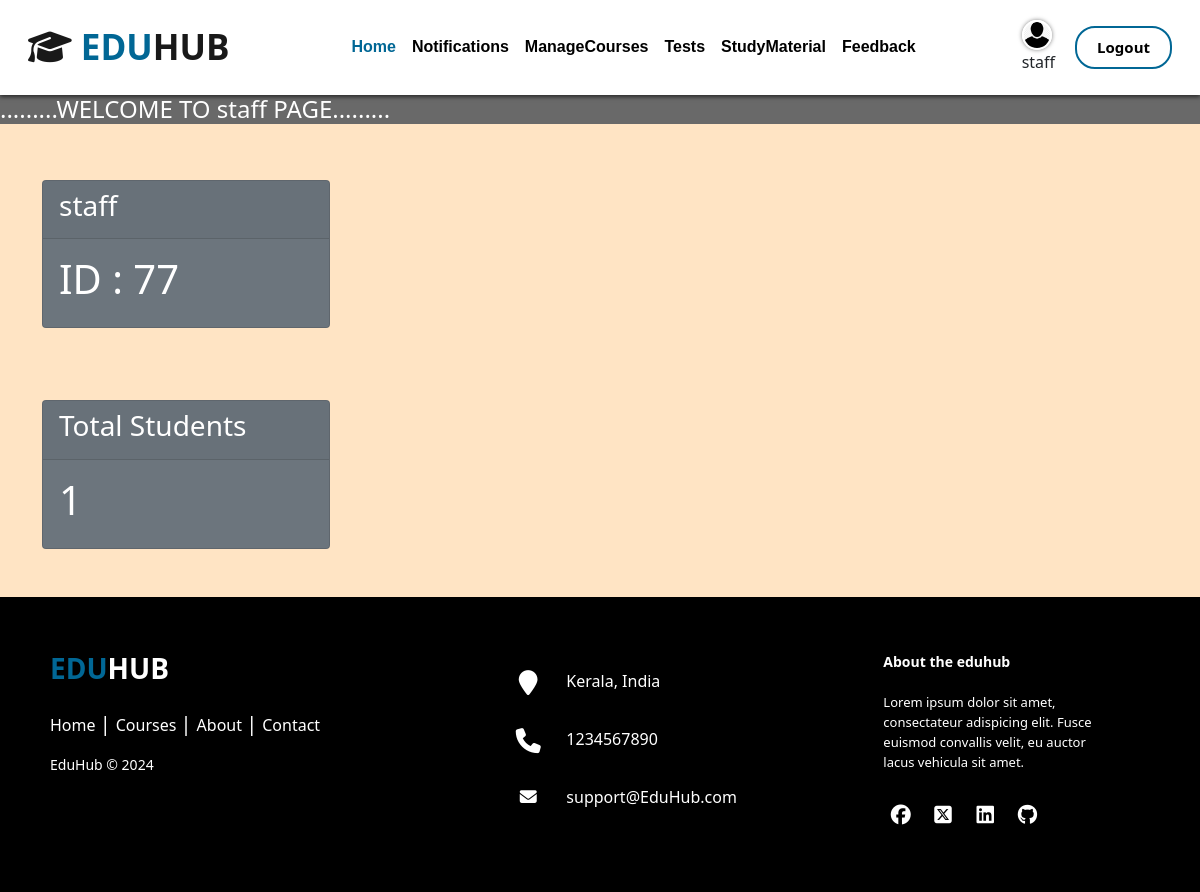
The page /staff/staff_dashboard/ (signed in) on the database its author committed.
### account/models.py (models this page shows)
class CustomUser(AbstractUser):
    is_staff = models.BooleanField(default=False)
    is_student = models.BooleanField(default=False)
    profile_image = models.ImageField(upload_to='profile_images/', blank=True, null=True)

### staff/views.py (the view)
# urls.py: path('staff_dashboard/', staff_dashboard, name='staff_dashboard'),
@login_required
def staff_dashboard(request):
    total_students = Student.objects.count()
    staff_profile = Staff.objects.get(user=request.user)
    profile_image = staff_profile.profile_image.url if staff_profile.profile_image else None
    return render(request, 'staff_templates/staff_dashboard.html', {'profile_image': profile_image,'total_students': total_students})

### templates/staff_templates/staff_dashboard.html (shortened to what this page needs)
{% extends 'base.html' %}
{% load static %}
{% block content %}
<body style="background-color: bisque;">
<h4 style="color: #fff;"><marquee behavior="alternate" direction="right" scrollamount="12" style="background-color: dimgray">.........WELCOME TO {{user.username}} PAGE.........</marquee></h4>
        <div class="container">
            <div class="row">
                <div class="col-md-6 mb-4">
                    <div class="card text-white bg-secondary mt-5 ml-2" style="max-width: 18rem;">
                        <div class="card-header"><h3>{{user.username}}</h3></div>
                        <div class="card-body">
                          <h1 class="card-title">ID : {{ user.id }}</h1>
                        </div>
                    </div>
                </div>
            </div>
        </div>
            <div class="container">
                <div class="row">
                    <div class="col-md-6 mb-4">
                        <div class="card text-white bg-secondary mt-5 ml-2" style="max-width: 18rem;">
                            <div class="card-header"><h3>Total Students</h3></div>
                            <div class="card-body">
                              <h1 class="card-title">{{ total_students }}</h1>
                            </div>
                        </div>
                    </div>
                </div>
            </div>
</body>
{% endblock %}

### templates/base.html (shortened to what this page needs)
<!DOCTYPE html>
<html lang="en">
    <head>
        <link
            href="https://cdn.jsdelivr.net/npm/bootstrap@5.0.2/dist/css/bootstrap.min.css"
            rel="stylesheet"
        />
        <link rel="stylesheet" href="https://cdnjs.cloudflare.com/ajax/libs/font-awesome/6.5.1/css/all.min.css">
        {% load static %}
        <link rel="stylesheet" href="{% static 'css/styless.css' %}">
    </head>
    <body>
      <div class="hero-section">
        <nav class="navbar navbar-expand-lg navbar-light p-3 w-100 sticky-top bg-white">
            <div class="container-fluid">
                <a class="navbar-brand" href="/"><i class="fa-solid fa-graduation-cap"></i><span> EDU</span>HUB</a>
                {% if user.is_authenticated %}
                {% if user.is_staff %}
                <div class="collapse navbar-collapse justify-content-lg-center" id="navbarSupportedContent">
                    <ul class="navbar-nav  mb-2 mb-lg-0">
                        <li class="nav-item">
                            <a class="nav-link active" aria-current="page" href="{% url 'staff_dashboard' %}" style="color:#016795;">Home</a>
                        </li>
                        <li class="nav-item">
                          <a class="nav-link" href="{% url 'notifications' %}">Notifications</a>
                      </li>
                        <li class="nav-item">
                          <a class="nav-link" href="{% url 'manage_courses' %}">ManageCourses</a>
                      </li>
                        <li class="nav-item">
                          <a class="nav-link" href="{% url 'question_list' %}">Tests</a>
                      </li>
                    <li class="nav-item">
                      <a class="nav-link" href="{% url 'upload_study_material' %}">StudyMaterial</a>
                  </li>
                  <li class="nav-item">
                    <a class="nav-link" href="{% url 'staff_feedback' %}">Feedback</a>
                </li>
                    </ul>
                  </div>
                  <div style="margin-right: 20px;">
                    {% if user.profile_image %}
                        <a href="{% url 'edit_staff_details' user_id=user.id %}">
                            <img src="{{ user.profile_image.url }}" alt="Profile Image" class="profile-image">
                        </a>
                    {% endif %}
                    <br>
                    <span>{{ user.username }}</span>
                </div>
                  {% endif %}
                  <a href="{% url 'logout' %}" class="btn btn-custom">Logout</a>
            {% endif %}
            </div>
        </nav>
    </div>
    {% block content %} {% endblock %}
    <footer class="footer-distributed mt-4">
      <div class="footer-left">
        <h3 style="font-weight: bold;"><span style="font-weight: bold;">EDU</span>HUB</h3>
        <p class="footer-links">
          <a href="{% url 'home' %}" class="link-1">Home</a>
          <a href="#courses">Courses</a>
          <a href="#about">About</a>
          <a href="#contact">Contact</a>
        </p>
        <p class="footer-company-name">EduHub © 2024</p>
      </div>
      <div class="footer-center">
        <div>
          <i class="fa fa-map-marker"></i>
          <p>Kerala, India</p>
        </div>
        <div>
          <i class="fa fa-phone"></i>
          <p>1234567890</p>
        </div>
        <div>
          <i class="fa fa-envelope"></i>
          <p><a href="#">support@EduHub.com</a></p>
        </div>
      </div>
      <div class="footer-right">
        <p class="footer-company-about">
          <span>About the eduhub</span>
          Lorem ipsum dolor sit amet, consectateur adispicing elit. Fusce euismod convallis velit, eu auctor lacus vehicula sit amet.
        </p>
        <div class="footer-icons">
          <a href="#"><i class="fa-brands fa-facebook"></i></a>
          <a href="#"><i class="fa-brands fa-square-x-twitter"></i></a>
          <a href="#"><i class="fa-brands fa-linkedin"></i></a>
          <a href="#"><i class="fa-brands fa-github"></i></a>
        </div>
      </div>
    </footer>
      </body>
      </html>
    </body>
</html>

### static/css/styless.css (style rules this page uses)
body { padding-top: 95px; }
.navbar { box-shadow: 0 2px 4px rgba(0, 0, 0, 0.6); }
.navbar-light .navbar-nav .nav-link { color: #000; font-size: 16px; line-height: 24px; font-family: "Poppins", sans-serif; }
.navbar-brand { color: #000; font-size: 35px; font-weight: bold; }
.navbar-brand span { color: #016795; font-size: 35px; font-weight: bold; }
.nav-item a { font-size: 20px; font-weight: bold; }
.sticky-top { position: fixed; top: 0; width: 100%; z-index: 1000; }
.btn-custom { color: black; font-size: 15px; font-weight: bold; line-height: 19px; border: 2px solid #016795; border-radius: 20px; padding: 10px 20px; }
.profile-image { width: 30px; height: 30px; border-radius: 50%; border: 2px solid #fff; box-shadow: 0 0 4px rgba(0, 0, 0, 0.5); }
.card { transition: transform 0.3s ease; }
.footer-distributed { background: #000; box-shadow: 0 1px 1px 0 rgba(0, 0, 0, 0.12); box-sizing: border-box; width: 100%; text-align: left; font: bold 16px; padding: 55px 50px; }
.footer-distributed .footer-left, .footer-distributed .footer-center, .footer-distributed .footer-right { display: inline-block; vertical-align: top; }
.footer-distributed .footer-left { width: 40%; }
.footer-distributed h3 { color: #ffffff; margin: 0; }
.footer-distributed h3 span { color: #016795; }
.footer-distributed .footer-links { color: #ffffff; margin: 20px 0 12px; padding: 0; }
.footer-distributed .footer-links a { display: inline-block; line-height: 1.8; font-weight: 400; text-decoration: none; color: inherit; }
.footer-distributed .footer-company-name { color: #fff; font-size: 14px; font-weight: normal; margin: 0; }
.footer-distributed .footer-center { width: 35%; }
.footer-distributed .footer-center i { background-color: #000; color: #ffffff; font-size: 25px; width: 38px; height: 38px; border-radius: 50%; text-align: center; line-height: 42px; margin: 10px 15px; vertical-align: middle; }
.footer-distributed .footer-center i.fa-envelope { font-size: 17px; line-height: 38px; }
.footer-distributed .footer-center p { display: inline-block; color: #ffffff; font-weight: 400; vertical-align: middle; margin: 0; }
.footer-distributed .footer-center p a { color: #fff; text-decoration: none; }
.footer-distributed .footer-links a:before { content: "|"; font-weight: 300; font-size: 20px; left: 0; color: #fff; display: inline-block; padding-right: 5px; }
.footer-distributed .footer-links .link-1:before { content: none; }
.footer-distributed .footer-right { width: 20%; }
.footer-distributed .footer-company-about { line-height: 20px; color: #fff; font-size: 13px; font-weight: normal; margin: 0; }
.footer-distributed .footer-company-about span { display: block; color: #ffffff; font-size: 14px; font-weight: bold; margin-bottom: 20px; }
.footer-distributed .footer-icons { margin-top: 25px; }
.footer-distributed .footer-icons a { display: inline-block; width: 35px; height: 35px; cursor: pointer; background-color: #000; border-radius: 2px; font-size: 20px; color: #ffffff; text-align: center; line-height: 35px; margin-right: 3px; margin-bottom: 5px; }

### rows shown on the page
CustomUser: profile_image (picture), username "staff", id "77"

### other values the page prints
{{ total_students }} "1"
